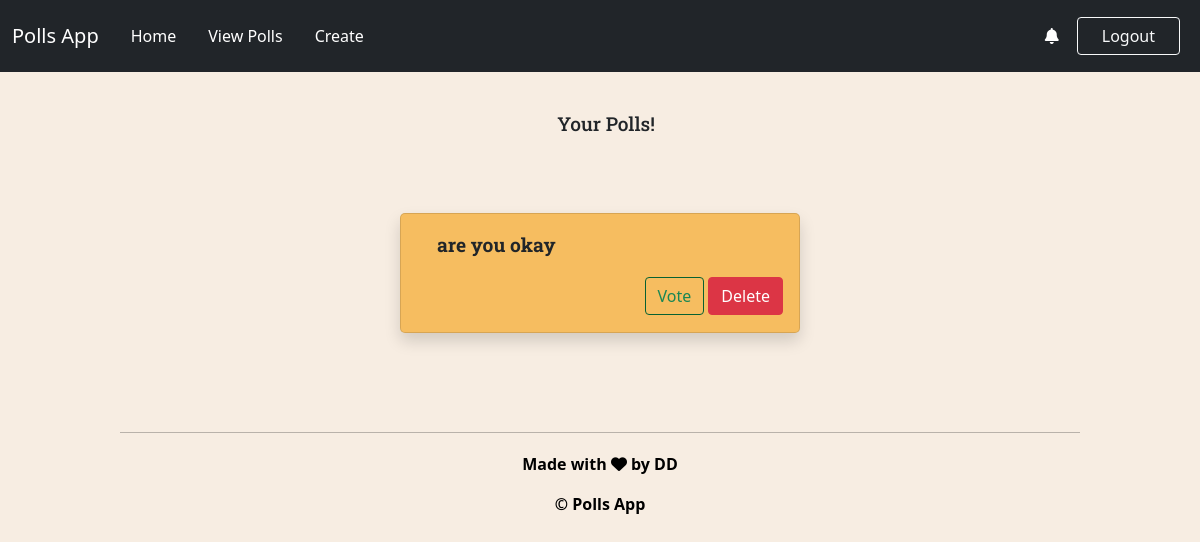
The page /newpoll/profile/ (signed in) on the database as committed earlier.
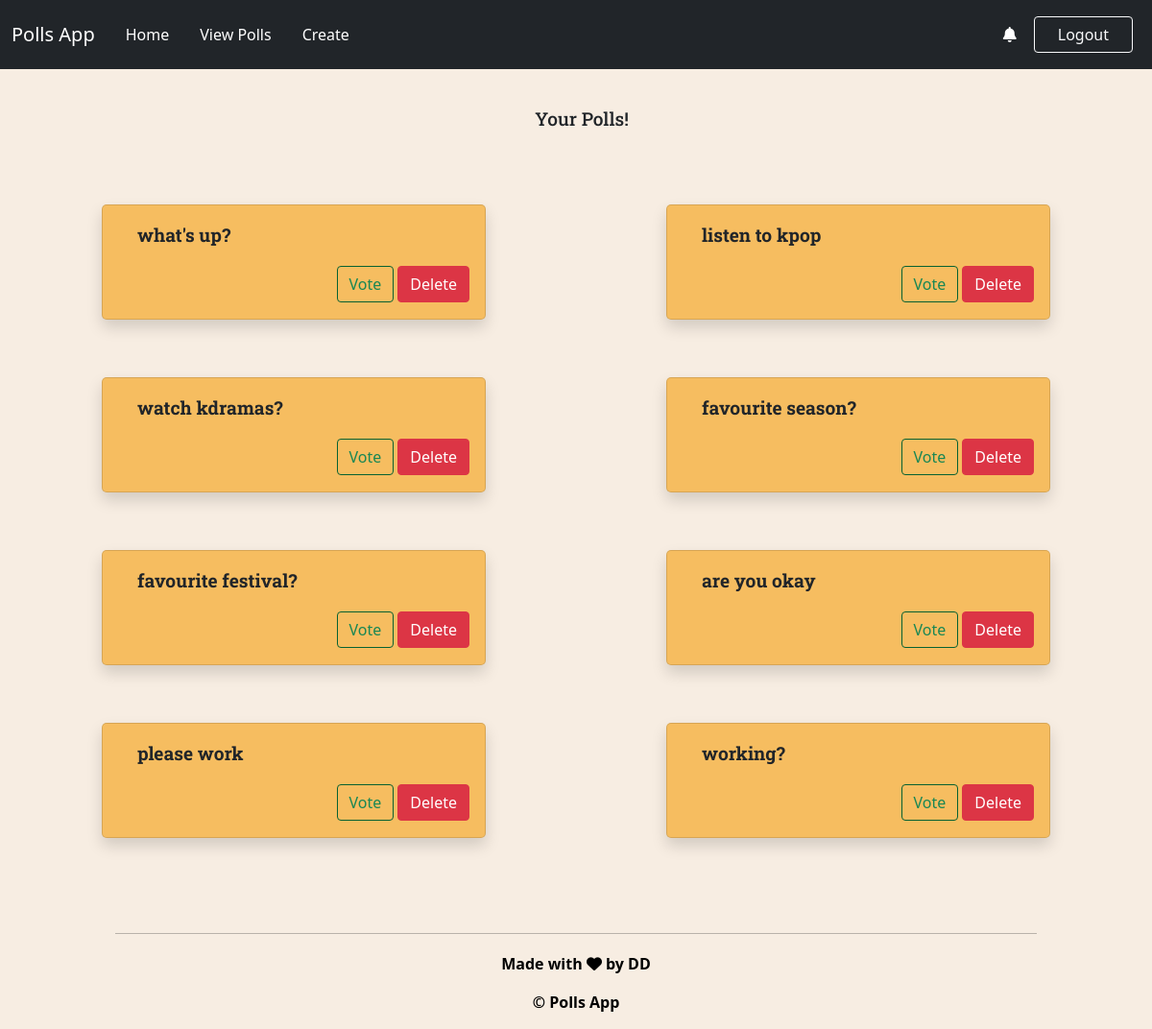
The same page on the database as committed later.
### newpoll/models.py (models this page shows, shortened)
class Question(models.Model):
    question = models.CharField(max_length=200)
    created_by = models.ForeignKey(User ,on_delete=models.CASCADE, null = True)
    created_on = models.DateTimeField(auto_now_add=True)
    class Meta:
        ordering = ['created_on']

### newpoll/views.py (the view)
# urls.py: path('profile/',views.view_profile,name='profile'),
def view_profile(request):
    if request.user.is_anonymous:
        return redirect('/newpoll/login')
    question = Question.objects.all().filter(created_by=request.user)
    context = {
        "question_list" : question
    }
    return render(request,'profile.html',context)

### newpoll/templates/profile.html (shortened to what this page needs)
{% load static %}
<link href="https://cdn.jsdelivr.net/npm/bootstrap@5.0.2/dist/css/bootstrap.min.css" rel="stylesheet">
<link rel="stylesheet" href="/static/home.css?{%now "U" %}"/>
<link
  rel="stylesheet"
  href="https://cdnjs.cloudflare.com/ajax/libs/font-awesome/6.2.0/css/all.min.css"
/>
<div class="navbar navbar-expand-lg  navbar-dark bg-dark sticky-top">
    <div class="container-fluid">
        <a href="" class="navbar-brand">Polls App</a>
        <div class="collapse navbar-collapse" id="navbarSupportedContent">
            <ul class="navbar-nav me-auto mb-2 mb-lg-0">
                <li class="nav-item">
                    <a class="nav-link active p-2 m-2" aria-current="page" href="../home">Home</a>
                </li>
                <li class="nav-item">
                    <a class="nav-link active p-2 m-2" aria-current="page" href="../profile">View Polls</a>
                </li>
                <li class="nav-item">
                    <a class="nav-link active p-2 m-2" aria-current="page" href="../create">Create</a>
                </li>
            </ul>
            <a href="../sharedpoll" ><i class="fa-solid fa-bell" style="color:white; margin-right:10px;"></i>
            </a>
            <a href="/newpoll/logout" class="login-link">
                <button class="btn btn-outline-light px-4 m-2">Logout</button>
            </a>
        </div>
    </div>
</div>
<h1 class="container-fluid question-heading subh">Your Polls!</h1>
<div class="container-fluid content dis">
    {% for question in question_list%}
    <div class="container-fluid ques shadow card">
        <div class="container-fluid question-heading qb">
            {{question.question}}
        </div>
        <div class="button">
            <a href="../vote/{{question.id}}" class="link">
                <button class="vote-btn btn btn-outline-success">
                    Vote
                </button>
            </a>
            <a href="../delete/{{question.id}}" class="link">
                <button type="button" class="btn btn-danger mx-1">
                    Delete
                </button>
            </a>
        </div>
    </div>
    {% empty %}
    <p class="empty"> No Questions Now </p>
{% endfor %}
</div>
<footer class="footer">
    <hr width="80%" style="margin: 1% auto;" />
    <div class="footerlasr">
      <div class="footer-copyright">
        <p id="credits">Made with <i class="fa fa-heart" aria-hidden="true"></i> by DD</p>
      </div>
    </footer>
    <footer class="beech">
      <p>© Polls App</p>
  </footer>

Rows that differ between the two databases and show on the page:
now on this page (row edited): Question: question "what's up?"
now on this page (row edited): Question: question "listen to kpop"
now on this page (row edited): Question: question "watch kdramas?"
now on this page (row edited): Question: question "favourite season?"
now on this page (row edited): Question: question "favourite festival?"
added Question: question "please work"
added Question: question "working?"
